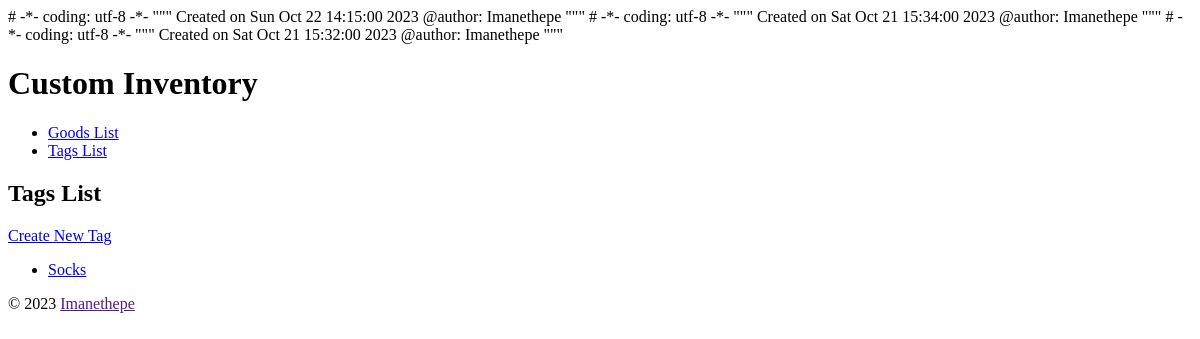
The page /tag/ on the database as committed earlier.
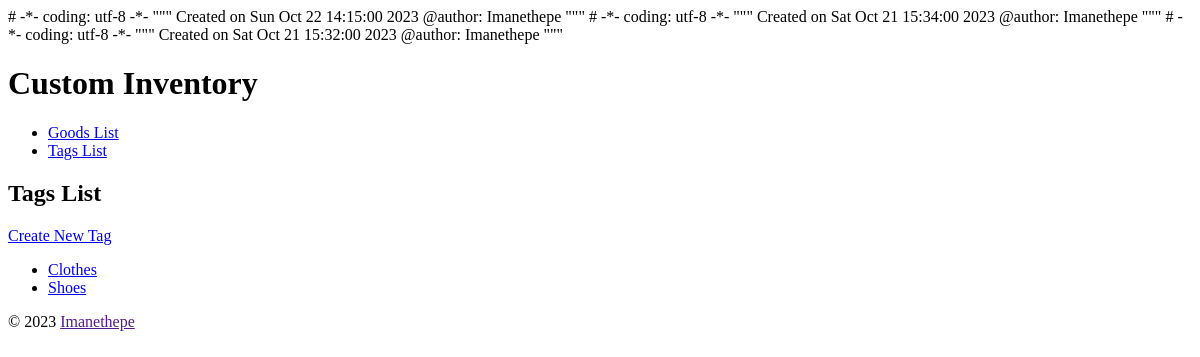
The same page on the database as committed later.
### goods/models.py (models this page shows, shortened)
class Tag(models.Model):
    name = models.CharField(
        max_length=31, unique=True)
    slug = models.SlugField(
        max_length=31,
        unique=True,
        help_text='A label for URL conﬁg.')
    class Meta:
        ordering = ['name']
    def get_absolute_url(self):
        return reverse(
            'goods_tag_detail', kwargs={'slug': self.slug})

### goods/views.py (the view)
class TagList(View):
    def get(self, request):
        return render(
            request,
            'goods/tag_list.html',
            {'tag_list': Tag.objects.all()})

### goods/templates/goods/tag_list.html (shortened to what this page needs)
 {% extends parent_template|default:"goods/base_goods.html" %}
 {% block content %}
  <h2>Tags List</h2>
    <div>
      <a href="{% url 'goods_tag_create' %}">
        Create New Tag</a>
    </div>
  <ul>
    {% for tag in tag_list %}
      <li>
        <a href="{{tag.get_absolute_url}}">
          {{ tag.name|title }}</a>
      </li>
     {% empty %}
       <li><em>There are currently no Tags available.</em></li>
     {% endfor %}
  </ul>
 {% endblock %}

Rows that differ between the two databases and show on the page:
removed Tag: name "Socks"
added Tag: name "Clothes"
added Tag: name "Shoes"
